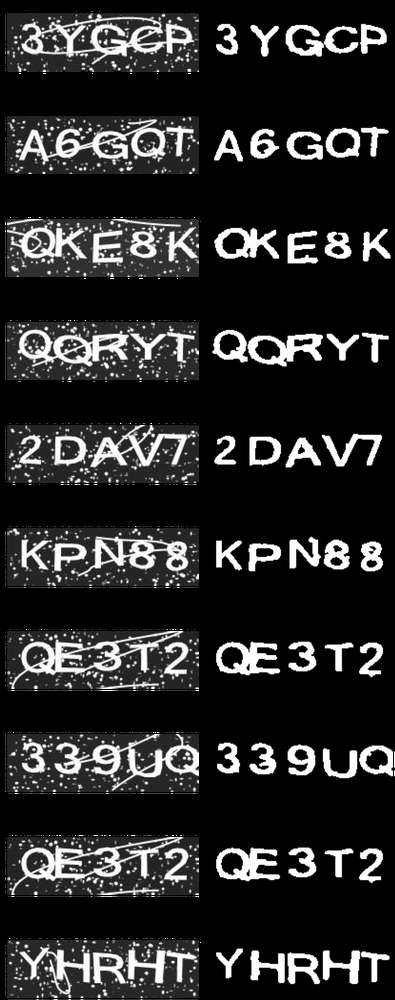
#> input picture result.png, 395 x 1000 px, shrunk from 1086 x 2749 before the run
$ python -i captcha_to_string.py   (imports and definitions only)   (older library calls are emulated)
#> lines starting #> are read from the running program, lines starting #| are printed output that depends on the picture; after the words box and inside, x2 and y2 are one past the last pixel; in counts of white or black regions, pixels touching at a corner belong together
#> further down, picture is the input picture: shape (1000, 395); min 0, max 255, mean 41.2
import os
import glob
import argparse

import cv2
import pytesseract
import numpy as np


def preprocess(image_gray):
    kernel = cv2.getStructuringElement(cv2.MORPH_RECT, (3, 3))
    image_opening = cv2.morphologyEx(image_gray, cv2.MORPH_OPEN, kernel, iterations=1)
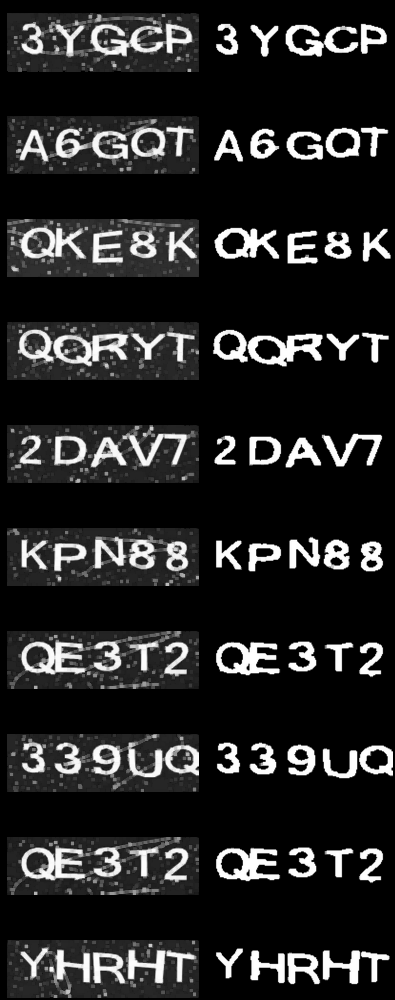
#> image_opening: shape (1000, 395); min 0, max 255, mean 36.7
    image_blur = cv2.GaussianBlur(image_opening, (5, 5), 0)
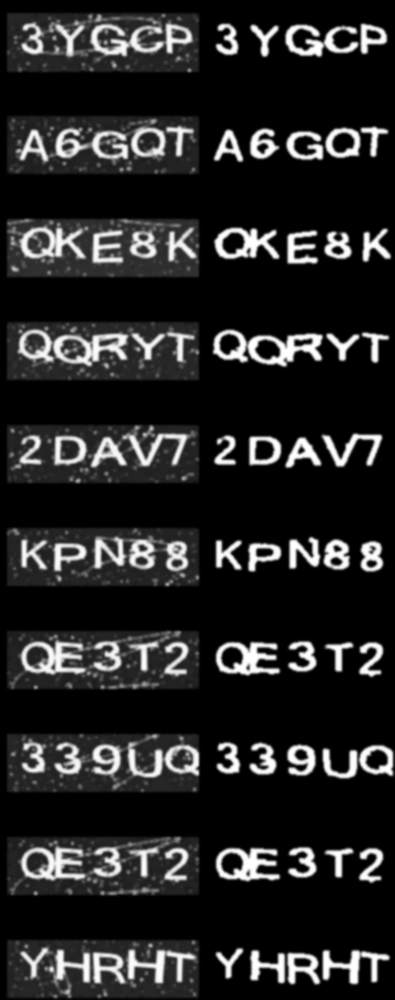
#> image_blur: shape (1000, 395); min 0, max 255, mean 36.7
    _, image_thresh = cv2.threshold(image_blur, 180, 255, cv2.THRESH_BINARY)
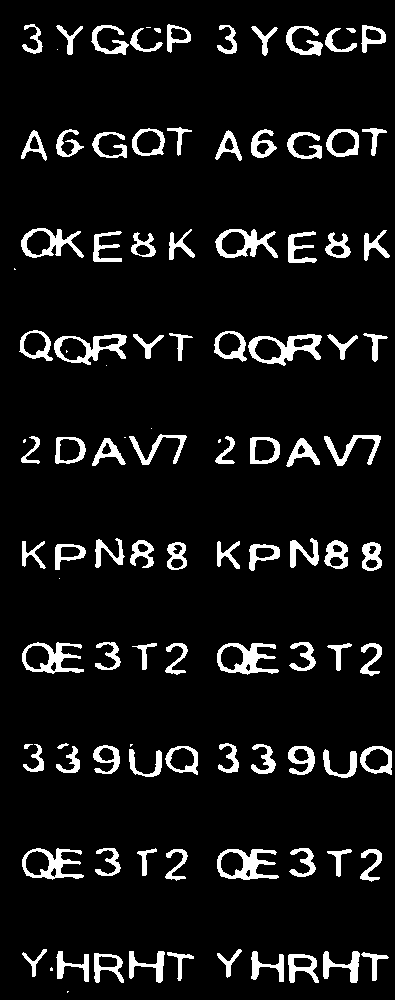
#> image_thresh: shape (1000, 395); 8.2% white; 107 white regions (13 under 20 px), largest, box (x1, y1, x2, y2) and area: (248, 334, 322, 366) 952, (217, 643, 279, 675) 887, (217, 849, 279, 880) 883

    num_components, components, stats, _ = cv2.connectedComponentsWithStats(image_thresh,
                                                                            None, None, None, 4, cv2.CV_32S)
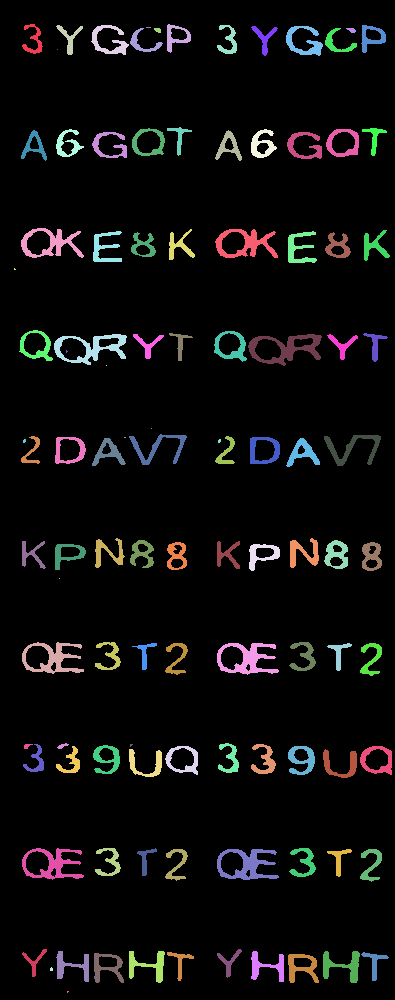
#> components: shape (1000, 395) int32; 108 distinct labels, from 0 to 107; one colour per label, 0 black
#> num_components = 108; stats = 108 rows, first 6: [0, 0, 395, 1000, 362533], [22, 24, 21, 30, 228], [167, 24, 24, 29, 271], [56, 25, 27, 30, 222], [91, 25, 38, 30, 427], [217, 25, 20, 29, 242]
    sizes = stats[:, -1]
#> sizes = 108 values, max 362533 at index 0, min 1 at index 14, mean 3657.4
    image_connected = np.zeros(components.shape, np.uint8)
    for i in range(1, num_components):
        if sizes[i] >= 64:
            image_connected[components == i] = 255

    kernel = np.ones((2, 2), np.uint8)
    image_dilation = cv2.dilate(image_connected, kernel, iterations=1)
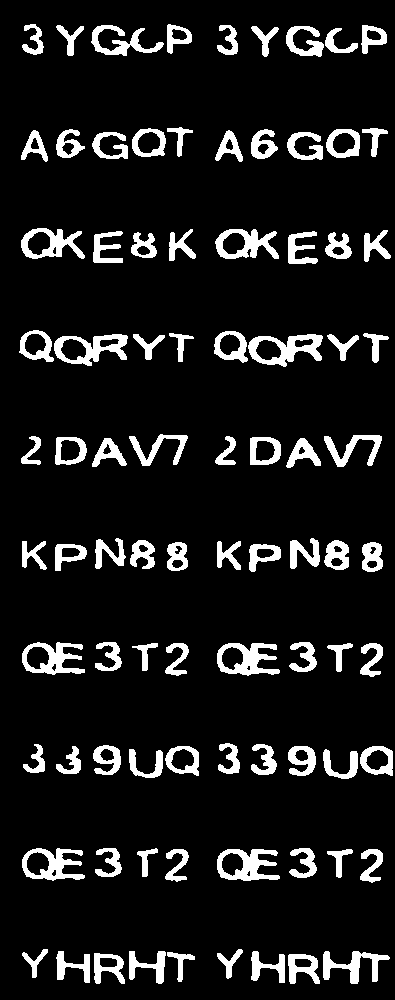
#> image_dilation: shape (1000, 395); 10.5% white; 88 white regions, largest, box (x1, y1, x2, y2) and area: (248, 334, 323, 367) 1167, (217, 643, 280, 676) 1093, (217, 849, 280, 881) 1087
    return image_dilation


def image_to_string(image):
    custom_config = r'--oem 2 --psm 7'
    s = pytesseract.image_to_string(image, config=custom_config)
    punctuations = " !()-[]{};:\'\"\\,<>./?@#$%^+^&*_~‘"
    for punctuation in punctuations:
        s = s.replace(punctuation, '')
    s = s.split('\n')[0].upper()
    if len(s) != 5:
        custom_config = r'--oem 1 --psm 7'
        s = pytesseract.image_to_string(image, config=custom_config)
        punctuations = " !()-[]{};:\'\"\\,<>./?@#$%^&*_~‘"
        for punctuation in punctuations:
            s = s.replace(punctuation, '')
        s = s.split('\n')[0].upper()
    if len(s) != 5:
        custom_config = r'--oem 0 --psm 7'
        s = pytesseract.image_to_string(image, config=custom_config)
        punctuations = " !()-[]{};:\'\"\\,<>./?@#$%^&*_~‘"
        for punctuation in punctuations:
            s = s.replace(punctuation, '')
        s = s.split('\n')[0].upper()
    return s


# [34 lines not run here, left out]

>>> import cv2
>>> picture = cv2.imread('result.png', cv2.IMREAD_GRAYSCALE)
>>> result = preprocess(picture)
